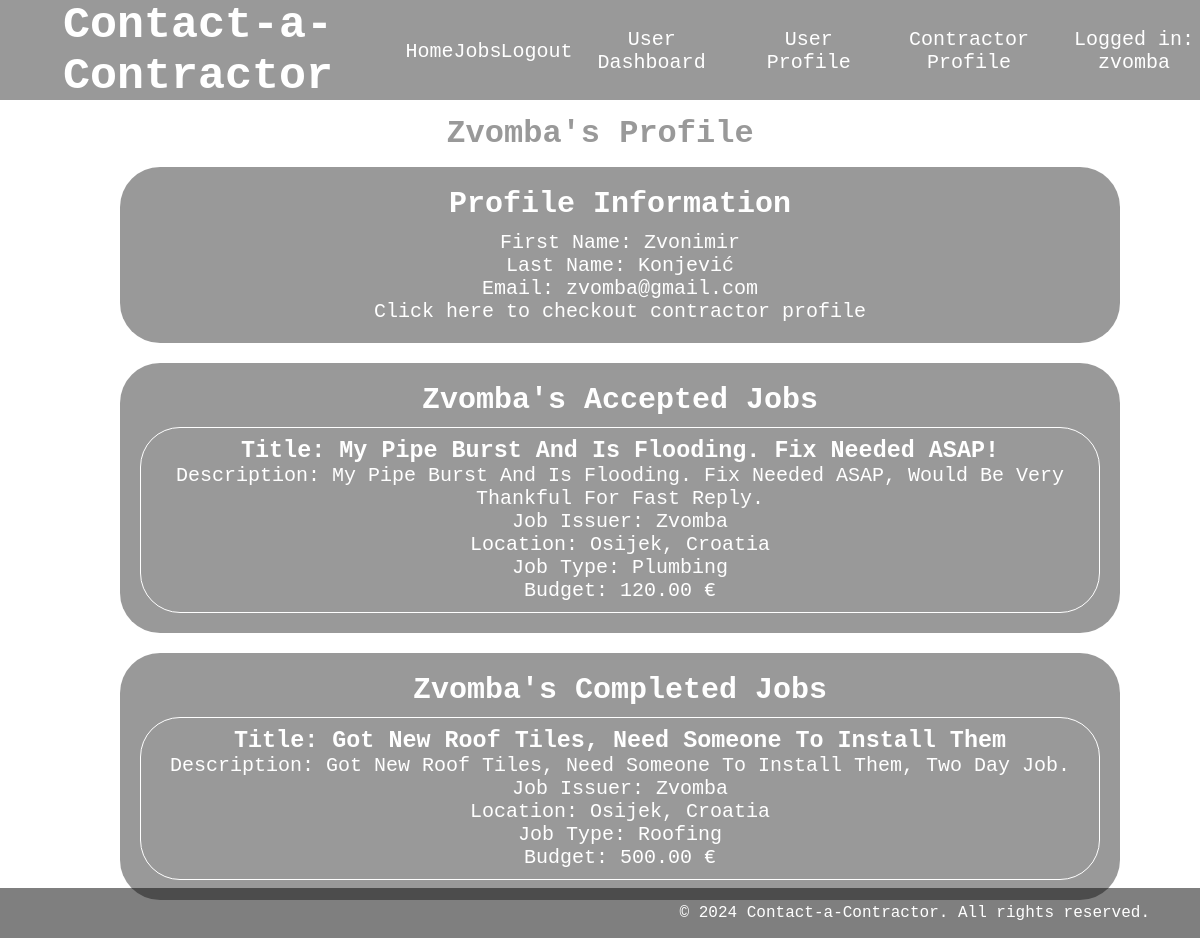
The app's page /accounts/profile/zvomba (signed in) with its own data.
### app/models.py (models this page shows, shortened)
class Account(models.Model):
    user = models.OneToOneField(User, on_delete=models.CASCADE)
    first_name = models.CharField(max_length=100)
    last_name = models.CharField(max_length=100)
    balance = models.DecimalField(max_digits=8, decimal_places=2)
    contractor = models.BooleanField()

class Job(models.Model):
    JOB_STATUS_AVAILABLE = "available"
    JOB_STATUS_ACCEPTED = "accepted"
    JOB_STATUS_IN_PROGRESS = "in progress"
    JOB_STATUS_COMPLETE = "complete"
    user = models.ForeignKey(User, on_delete=models.CASCADE)
    title = models.CharField(max_length=100)
    description = models.TextField(max_length=100)
    location = models.CharField(max_length=100)
    type = models.CharField(max_length=100)
    budget = models.DecimalField(max_digits=8, decimal_places=2)
    status = models.CharField(max_length=100, default=JOB_STATUS_AVAILABLE)
    is_completed = models.BooleanField()
    is_dispute_written = models.BooleanField(default=False)
    is_review_written = models.BooleanField(default=False)

### accounts/views.py (the view, shortened to what this page needs)
# urls.py: path('profile/<str:username>', user_profile, name='user_profile'),
def user_profile(request, username):
    account = Account.objects.get(user__username=username)
    is_Owner = account.user == request.user
    completed_jobs = [job for job in Job.objects.all() if job.user.username == account.user.username and job.is_completed == True]
    if(is_Owner):
        accepted_jobs = [job for job in Job.objects.all() if job.user.username == request.user.username and job.status == "accepted"]
        context = {
            'account': account,
            'accepted_jobs': accepted_jobs,
            'completed_jobs': completed_jobs,
            'is_Owner': is_Owner,
        }
        return render(request, "accounts/user_profile.html", context)

### accounts/templates/accounts/user_profile.html (shortened to what this page needs)
{% extends 'app/base.html' %}
{% load static %}
{% block content %}
<link rel="stylesheet" type="text/css" href="{% static 'user_profile.css' %}">
    <h1 style="text-transform: capitalize;">{{account.user.username}}'s Profile</h1>
<div id="head">
    <div id="main">
        <h2>Profile Information</h2>
        <p>First Name: {{account.first_name}}</p>
        <p>Last Name: {{account.last_name}}</p>
        <p>Email: {{account.user.email}}</p>
        <p>Click <a href ="../contractor/{{account.user.username}}">here</a> to checkout contractor profile</p>
    </div>
    <div>
        {% if is_Owner %}
            <div id="main">
                <h2 style="text-transform: capitalize;">{{account.user.username}}'s Accepted Jobs</h2>
                {% if accepted_jobs %}
                    {% for job in accepted_jobs %}
                        <div style="border: 1px solid rgb(255, 255, 255)" id="table">
                            <h3 style="text-transform: capitalize;">Title: {{ job.title }}</h3>
                            <p style="text-transform: capitalize;">Description: {{ job.description }}</p>
                            <p style="text-transform: capitalize;">Job issuer: {{ job.user.username }}</p>
                            <p style="text-transform: capitalize;">Location: {{ job.location }}</p>
                            <p style="text-transform: capitalize;">Job Type: {{ job.type }}</p>
                            <p>Budget: {{ job.budget }} €</p>
                        </div>
                    {% endfor %}
                {% else %}
                    <p>No accepted jobs yet!</p>
                {% endif %}
            </div>
        {% endif %}
            <div id="main">
                <h2 style="text-transform: capitalize;">{{account.user.username}}'s Completed Jobs</h2>
                {% if completed_jobs %}
                    {% for job in completed_jobs %}
                        <div style="border: 1px solid rgb(255, 255, 255)" id="table">
                            <h3 style="text-transform: capitalize;">Title: {{ job.title }}</h3>
                            <p style="text-transform: capitalize;">Description: {{ job.description }}</p>
                            <p style="text-transform: capitalize;">Job issuer: {{ job.user.username }}</p>
                            <p style="text-transform: capitalize;">Location: {{ job.location }}</p>
                            <p style="text-transform: capitalize;">Job Type: {{ job.type }}</p>
                            <p>Budget: {{ job.budget }} €</p>
                        </div>
                    {% endfor %}
                {% else %}
                    <p>No completed jobs yet!</p>
                {% endif %}
            </div>
    </div>
    <br>
</div>
{% endblock content %}

### app/templates/app/base.html (shortened to what this page needs)
{% load static %}
<!DOCTYPE html>
<html>
<head>
    <link rel="stylesheet" type="text/css" href="{% static 'base.css' %}">
</head>
<body>
    <header>
        <nav>
            <h1>Contact-a-Contractor</h1>
            <ul>
                <li><a href="/">Home</a></li>
                {% if request.user.is_authenticated %}
                    <p id="loggedIn">Logged in: {{ request.user.username }}</p>
                    <li><a href="{% url 'logout' %}">Logout</a></li>
                    {% if request.user.is_superuser %}
                        <li><a href="/admin">Admin Dashboard</a></li>
                    {% else %}
                        <li><a href="{% url 'accounts:user_dashboard' %}">User Dashboard</a></li>
                        <li><a href="{% url 'accounts:user_profile' request.user.username %}">User Profile</a></li>
                        {% if request.user.account.contractor %}
                            <li><a href="{% url 'accounts:contractor_profile' request.user.username %}">Contractor Profile</a></li>
                        {% endif %}
                        <li><a href="{% url 'available_jobs' %}">Jobs</a></li>
                    {% endif %}
                {% else %}
                    <li><a href="{% url 'login' %}">Login</a></li>
                    <li><a href="{% url 'accounts:register' %}">Register</a></li>
                {% endif %}
            </ul>
        </nav>
    </header>
    <main>
        {% block content %}
        {% endblock content %}
    </main>
    <footer>
        <p>&copy; 2024 Contact-a-Contractor. All rights reserved.</p>
    </footer>
</body>
</html>

### app/staticFiles/base.css (style rules this page uses)
* { margin: 0; padding: 0; }
html { background-image: url(https://www.pscpdx.com/wp-content/uploads/2023/03/Roofing-Contractors-Sherwood-OR.jpg); background-repeat: no-repeat; background-size: 200%; padding: 0px; margin: 0px; color: white; font-family:'Courier New', Courier, monospace ; }
header { background-color: rgba(0, 0, 0, 0.4); min-width: 100%; height: 100px; }
header nav { font-size: 30px; display: grid; height: 100%; grid-template-columns: 33% 1% 66%; }
header h1 { grid-column: 1; text-align: center; align-self: center; }
header ul { font-size: 20px; grid-column: 3; display: grid; width: 100%; grid-template-columns: auto auto auto auto auto auto auto; align-self: center; text-align: center; }
header ul li { width: 90%; height: 50px; list-style: none; border-radius: 10px; display: flex; justify-content: center; }
header ul li a { align-self: center; justify-content: center; align-self: center; text-align: center; }
a { text-decoration: none; color:rgb(255, 255, 255); }
header ul li:nth-child(1) { grid-column: 1; grid-row: 1; font-weight: 500; }
header ul li:nth-child(3) { grid-column: 3; grid-row: 1; }
header ul li:nth-child(4) { grid-column: 4; grid-row: 1; }
header ul li:nth-child(5) { grid-column: 5; grid-row: 1; }
header ul li:nth-child(6) { grid-column: 6; grid-row: 1; }
#loggedIn { grid-column: 7; grid-row: 1; align-self: center; }
main { height: fit-content; }
footer { background-color: rgba(0, 0, 0, 0.5); position: absolute; bottom: 0px; min-width: 100%; height: 50px; justify-content: end; display: flex; }
footer p { align-self: center; margin-right: 50px; }

### app/staticFiles/user_profile.css (style rules this page uses)
#main { background-color: rgba(0, 0, 0, 0.4); width: 80%; border-radius: 40px; text-align: center; padding: 20px; font-size: 20px; margin-bottom: 20px; position: sticky; left: 10%; }
main h1 { color: rgba(0, 0, 0, 0.4); text-align: center; width: 100%; padding-top: 15px; margin-bottom: 15px; }
#table { border-radius: 40px; padding: 10px; margin-bottom: 10px; }
#table:last-child { margin-bottom: 0px; }
h2 { margin-bottom: 10px; }

### records on screen
Account: user.username "Zvomba", first_name "Zvonimir", last_name "Konjević", user.email "zvomba@gmail.com"
Job: title "My Pipe Burst And Is Flooding. Fix Needed ASAP!", description "My Pipe Burst And Is Flooding. Fix Needed ASAP, Would Be Very Thankful For Fast Reply.", user.username "Zvomba", location "Osijek, Croatia", type "Plumbing", budget "120.00"
Job: title "Got New Roof Tiles, Need Someone To Install Them", description "Got New Roof Tiles, Need Someone To Install Them, Two Day Job.", user.username "Zvomba", location "Osijek, Croatia", type "Roofing", budget "500.00"

### other values on screen
{{ request.user.username }} "zvomba"
